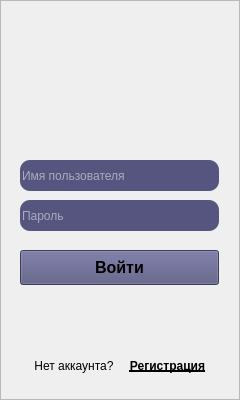
<?xml version="1.0" encoding="UTF-8"?>
<ui version="4.0">
 <class>ChatBox</class>
 <widget class="QWidget" name="ChatBox">
  <property name="geometry">
   <rect>
    <x>0</x>
    <y>0</y>
    <width>240</width>
    <height>400</height>
   </rect>
  </property>
  <property name="font">
   <font>
    <family>Arial</family>
   </font>
  </property>
  <property name="windowTitle">
   <string>ChatBox - Вход</string>
  </property>
  <property name="windowIcon">
   <iconset>
    <normaloff>logo.ico</normaloff>logo.ico</iconset>
  </property>
  <property name="autoFillBackground">
   <bool>false</bool>
  </property>
  <property name="styleSheet">
   <string notr="true"/>
  </property>
  <widget class="QFrame" name="frame">
   <property name="enabled">
    <bool>true</bool>
   </property>
   <property name="geometry">
    <rect>
     <x>0</x>
     <y>0</y>
     <width>240</width>
     <height>400</height>
    </rect>
   </property>
   <property name="autoFillBackground">
    <bool>true</bool>
   </property>
   <property name="styleSheet">
    <string>0</string>
   </property>
   <property name="frameShape">
    <enum>QFrame::StyledPanel</enum>
   </property>
   <property name="frameShadow">
    <enum>QFrame::Raised</enum>
   </property>
  </widget>
  <widget class="QLineEdit" name="lineEdit_2">
   <property name="geometry">
    <rect>
     <x>20</x>
     <y>200</y>
     <width>199</width>
     <height>31</height>
    </rect>
   </property>
   <property name="statusTip">
    <string/>
   </property>
   <property name="styleSheet">
    <string notr="true">border: 2px; border-radius: 10px;
background-color: rgb(85, 85, 127);
color: rgb(255, 255, 255);</string>
   </property>
   <property name="text">
    <string/>
   </property>
   <property name="echoMode">
    <enum>QLineEdit::Password</enum>
   </property>
   <property name="cursorPosition">
    <number>0</number>
   </property>
   <property name="placeholderText">
    <string notr="true" comment="Пароль">Пароль</string>
   </property>
  </widget>
  <widget class="QWidget" name="horizontalLayoutWidget">
   <property name="geometry">
    <rect>
     <x>30</x>
     <y>350</y>
     <width>181</width>
     <height>31</height>
    </rect>
   </property>
   <layout class="QHBoxLayout" name="horizontalLayout_15">
    <item>
     <widget class="QLabel" name="label">
      <property name="font">
       <font>
        <family>Arial</family>
        <weight>50</weight>
        <bold>false</bold>
       </font>
      </property>
      <property name="styleSheet">
       <string notr="true"/>
      </property>
      <property name="text">
       <string>Нет аккаунта?</string>
      </property>
      <property name="alignment">
       <set>Qt::AlignCenter</set>
      </property>
     </widget>
    </item>
    <item>
     <widget class="QLabel" name="label_2">
      <property name="font">
       <font>
        <family>Arial</family>
        <weight>75</weight>
        <bold>true</bold>
        <underline>true</underline>
       </font>
      </property>
      <property name="styleSheet">
       <string notr="true"/>
      </property>
      <property name="text">
       <string notr="true">Регистрация</string>
      </property>
      <property name="alignment">
       <set>Qt::AlignCenter</set>
      </property>
     </widget>
    </item>
   </layout>
  </widget>
  <widget class="QPushButton" name="pushButton">
   <property name="geometry">
    <rect>
     <x>20</x>
     <y>250</y>
     <width>199</width>
     <height>35</height>
    </rect>
   </property>
   <property name="font">
    <font>
     <family>Arial</family>
     <pointsize>12</pointsize>
     <weight>75</weight>
     <bold>true</bold>
    </font>
   </property>
   <property name="styleSheet">
    <string notr="true">background-color: rgb(85, 85, 127);</string>
   </property>
   <property name="text">
    <string>Войти</string>
   </property>
   <property name="default">
    <bool>false</bool>
   </property>
   <property name="flat">
    <bool>false</bool>
   </property>
  </widget>
  <widget class="QLineEdit" name="lineEdit">
   <property name="geometry">
    <rect>
     <x>20</x>
     <y>160</y>
     <width>199</width>
     <height>31</height>
    </rect>
   </property>
   <property name="styleSheet">
    <string notr="true">border: 2px; border-radius: 10px;
background-color: rgb(85, 85, 127);
color: rgb(255, 255, 255);</string>
   </property>
   <property name="text">
    <string/>
   </property>
   <property name="placeholderText">
    <string notr="true" comment="Имя">Имя пользователя</string>
   </property>
   <property name="clearButtonEnabled">
    <bool>false</bool>
   </property>
  </widget>
  <widget class="QLabel" name="label_3">
   <property name="geometry">
    <rect>
     <x>20</x>
     <y>140</y>
     <width>201</width>
     <height>20</height>
    </rect>
   </property>
   <property name="font">
    <font>
     <family>Arial</family>
    </font>
   </property>
   <property name="styleSheet">
    <string notr="true">color: red</string>
   </property>
   <property name="text">
    <string/>
   </property>
  </widget>
 </widget>
 <resources/>
 <connections/>
</ui>
